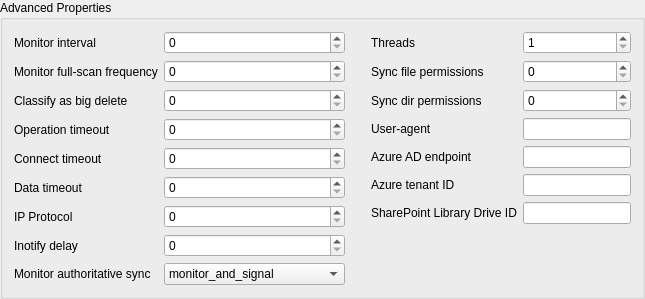
              <widget class="QGroupBox" name="groupBox_4">
               <property name="title">
                <string>Advanced Properties</string>
               </property>
               <layout class="QHBoxLayout" name="horizontalLayout">
                <item>
                 <layout class="QFormLayout" name="formLayout_4">
                  <item row="0" column="0">
                   <widget class="QLabel" name="label_monitor_interval">
                    <property name="toolTip">
                     <string>&lt;html&gt;&lt;head/&gt;&lt;body&gt;&lt;p&gt;The monitor interval is defined as the wait time 'between' sync's when running in monitor mode. &lt;/p&gt;&lt;p&gt;When this interval expires, the client will check OneDrive for changes online, performing data &lt;/p&gt;&lt;p&gt;integrity checks and scanning the local &lt;span style=&quot; font-weight:700;&quot;&gt;Sync Directory&lt;/span&gt; for new content.&lt;/p&gt;&lt;p&gt;&lt;br/&gt;&lt;/p&gt;&lt;p&gt;By default without configuration, monitor interval is set to &lt;span style=&quot; font-weight:700;&quot;&gt;300&lt;/span&gt; seconds. Setting this value &lt;/p&gt;&lt;p&gt;to &lt;span style=&quot; font-weight:700;&quot;&gt;600&lt;/span&gt; will run the sync process every &lt;span style=&quot; font-weight:700;&quot;&gt;10 minutes&lt;/span&gt;.&lt;/p&gt;&lt;/body&gt;&lt;/html&gt;</string>
                    </property>
                    <property name="text">
                     <string>Monitor interval</string>
                    </property>
                   </widget>
                  </item>
                  <item row="0" column="1">
                   <widget class="QSpinBox" name="spinBox_monitor_interval">
                    <property name="maximum">
                     <number>1000000</number>
                    </property>
                   </widget>
                  </item>
                  <item row="1" column="0">
                   <widget class="QLabel" name="label_monitor_fullscan_frequency">
                    <property name="toolTip">
                     <string>This configuration option controls the number of 'monitor_interval' iterations between when a full scan of your data is performed to ensure data integrity and consistency. By default without configuration, 'monitor_fullscan_frequency' is set to 12. In this default state, this means that a full scan is performed every 'monitor_interval' x 'monitor_fullscan_frequency' = 3600 seconds. This is only applicable when running in --monitor mode. Setting this value to 24 means that the full scan of OneDrive and checking the integrity of the data stored locally will occur every 2 hours (assuming 'monitor_interval' is set to 300 seconds).</string>
                    </property>
                    <property name="text">
                     <string>Monitor full-scan frequency</string>
                    </property>
                   </widget>
                  </item>
                  <item row="1" column="1">
                   <widget class="QSpinBox" name="spinBox_monitor_fullscan_frequency">
                    <property name="maximum">
                     <number>1000000</number>
                    </property>
                   </widget>
                  </item>
                  <item row="2" column="0">
                   <widget class="QLabel" name="label_classify_as_big_delete">
                    <property name="toolTip">
                     <string>Number of children in a path that is locally removed which will be classified as a 'big data delete'</string>
                    </property>
                    <property name="text">
                     <string>Classify as big delete</string>
                    </property>
                   </widget>
                  </item>
                  <item row="2" column="1">
                   <widget class="QSpinBox" name="spinBox_classify_as_big_delete">
                    <property name="maximum">
                     <number>1000000</number>
                    </property>
                   </widget>
                  </item>
                  <item row="3" column="0">
                   <widget class="QLabel" name="label_operation_timeout">
                    <property name="toolTip">
                     <string>Operation Timeout is the maximum amount of time (seconds) a file operation is allowed to take. This includes DNS resolution, connecting, data transfer, etc.</string>
                    </property>
                    <property name="text">
                     <string>Operation timeout</string>
                    </property>
                   </widget>
                  </item>
                  <item row="3" column="1">
                   <widget class="QSpinBox" name="spinBox_operation_timeout">
                    <property name="maximum">
                     <number>1000000</number>
                    </property>
                   </widget>
                  </item>
                  <item row="4" column="0">
                   <widget class="QLabel" name="label_connect_timeout">
                    <property name="text">
                     <string>Connect timeout</string>
                    </property>
                   </widget>
                  </item>
                  <item row="4" column="1">
                   <widget class="QSpinBox" name="spinBox_connect_timeout"/>
                  </item>
                  <item row="5" column="0">
                   <widget class="QLabel" name="label_data_timeout">
                    <property name="text">
                     <string>Data timeout</string>
                    </property>
                   </widget>
                  </item>
                  <item row="5" column="1">
                   <widget class="QSpinBox" name="spinBox_data_timeout"/>
                  </item>
                  <item row="6" column="0">
                   <widget class="QLabel" name="label_ip_protocol_version">
                    <property name="toolTip">
                     <string>A value of 0 will mean the client will use IPv4 and IPv6. This is the default. A value of 1 will mean the client will use IPv4 only. A value of 2 will mean the client will use IPv6 only.</string>
                    </property>
                    <property name="text">
                     <string>IP Protocol</string>
                    </property>
                   </widget>
                  </item>
                  <item row="6" column="1">
                   <widget class="QSpinBox" name="spinBox_ip_protocol_version">
                    <property name="maximum">
                     <number>2</number>
                    </property>
                   </widget>
                  </item>
                  <item row="7" column="1">
                   <widget class="QSpinBox" name="spinBox_inotify_delay"/>
                  </item>
                  <item row="7" column="0">
                   <widget class="QLabel" name="label">
                    <property name="text">
                     <string>Inotify delay</string>
                    </property>
                   </widget>
                  </item>
                  <item row="8" column="0">
                   <widget class="QLabel" name="label_monitor_authoritative_sync">
                    <property name="toolTip">
                     <string>&lt;html&gt;&lt;head/&gt;&lt;body&gt;&lt;p&gt;Controls the authoritative cleanup behaviour in monitor mode when using Download only and Cleanup local files.&lt;/p&gt;&lt;p&gt;'monitor_and_signal' (default) performs authoritative cleanup on every scheduled and signal-triggered sync.&lt;br/&gt;'monitor_interval' performs authoritative cleanup only on scheduled monitor interval syncs.&lt;br/&gt;'monitor_fullscan_frequency' performs authoritative cleanup only when the full-scan frequency cadence is reached.&lt;/p&gt;&lt;p&gt;Only applicable with --monitor --download-only --cleanup-local-files; ignored otherwise.&lt;/p&gt;&lt;/body&gt;&lt;/html&gt;</string>
                    </property>
                    <property name="text">
                     <string>Monitor authoritative sync</string>
                    </property>
                   </widget>
                  </item>
                  <item row="8" column="1">
                   <widget class="QComboBox" name="comboBox_monitor_authoritative_sync">
                    <item>
                     <property name="text">
                      <string>monitor_and_signal</string>
                     </property>
                    </item>
                    <item>
                     <property name="text">
                      <string>monitor_interval</string>
                     </property>
                    </item>
                    <item>
                     <property name="text">
                      <string>monitor_fullscan_frequency</string>
                     </property>
                    </item>
                   </widget>
                  </item>
                 </layout>
                </item>
                <item>
                 <layout class="QGridLayout" name="gridLayout_10">
                  <item row="0" column="0">
                   <spacer name="horizontalSpacer_2">
                    <property name="orientation">
                     <enum>Qt::Orientation::Horizontal</enum>
                    </property>
                    <property name="sizeType">
                     <enum>QSizePolicy::Policy::Fixed</enum>
                    </property>
                    <property name="sizeHint" stdset="0">
                     <size>
                      <width>20</width>
                      <height>20</height>
                     </size>
                    </property>
                   </spacer>
                  </item>
                 </layout>
                </item>
                <item>
                 <layout class="QFormLayout" name="formLayout_5">
                  <item row="0" column="0">
                   <widget class="QLabel" name="label_threads">
                    <property name="text">
                     <string>Threads</string>
                    </property>
                   </widget>
                  </item>
                  <item row="0" column="1">
                   <widget class="QSpinBox" name="spinBox_threads">
                    <property name="minimum">
                     <number>1</number>
                    </property>
                    <property name="maximum">
                     <number>16</number>
                    </property>
                   </widget>
                  </item>
                  <item row="1" column="0">
                   <widget class="QLabel" name="label_sync_file_permissions">
                    <property name="toolTip">
                     <string>&lt;html&gt;&lt;head/&gt;&lt;body&gt;&lt;p&gt;Utilise the &lt;a href=&quot;https://chmod-calculator.com/&quot;&gt;&lt;span style=&quot; text-decoration: underline; color:#5e81ac;&quot;&gt;Unix Permissions Calculator&lt;/span&gt;&lt;/a&gt; to assist in determining the required permissions.&lt;/p&gt;&lt;p&gt;&lt;br/&gt;&lt;/p&gt;&lt;p&gt;Important: Special permission bits (setuid, setgid, sticky bit) are not supported. &lt;/p&gt;&lt;p&gt;Valid permission values are from &lt;span style=&quot; font-weight:700;&quot;&gt;000&lt;/span&gt; to &lt;span style=&quot; font-weight:700;&quot;&gt;777&lt;/span&gt; only.&lt;/p&gt;&lt;/body&gt;&lt;/html&gt;</string>
                    </property>
                    <property name="text">
                     <string>Sync file permissions</string>
                    </property>
                   </widget>
                  </item>
                  <item row="1" column="1">
                   <widget class="QSpinBox" name="spinBox_sync_file_permissions">
                    <property name="maximum">
                     <number>777</number>
                    </property>
                   </widget>
                  </item>
                  <item row="2" column="0">
                   <widget class="QLabel" name="label_sync_dir_permissions">
                    <property name="toolTip">
                     <string>&lt;html&gt;&lt;head/&gt;&lt;body&gt;&lt;p&gt;Utilise the &lt;a href=&quot;https://chmod-calculator.com/&quot;&gt;&lt;span style=&quot; text-decoration: underline; color:#5e81ac;&quot;&gt;Unix Permissions Calculator&lt;/span&gt;&lt;/a&gt; to assist in determining the required permissions.&lt;/p&gt;&lt;p&gt;&lt;br/&gt;&lt;/p&gt;&lt;p&gt;Important: Special permission bits (setuid, setgid, sticky bit) are not supported. &lt;/p&gt;&lt;p&gt;Valid permission values are from &lt;span style=&quot; font-weight:700;&quot;&gt;000&lt;/span&gt; to &lt;span style=&quot; font-weight:700;&quot;&gt;777&lt;/span&gt; only.&lt;/p&gt;&lt;/body&gt;&lt;/html&gt;</string>
                    </property>
                    <property name="text">
                     <string>Sync dir permissions</string>
                    </property>
                   </widget>
                  </item>
                  <item row="2" column="1">
                   <widget class="QSpinBox" name="spinBox_sync_dir_permissions">
                    <property name="maximum">
                     <number>777</number>
                    </property>
                   </widget>
                  </item>
                  <item row="3" column="0">
                   <widget class="QLabel" name="label_user_agent">
                    <property name="toolTip">
                     <string>Specify a User Agent string to the http client</string>
                    </property>
                    <property name="text">
                     <string>User-agent</string>
                    </property>
                   </widget>
                  </item>
                  <item row="3" column="1">
                   <widget class="QLineEdit" name="lineEdit_user_agent">
                    <property name="maximumSize">
                     <size>
                      <width>16777215</width>
                      <height>16777215</height>
                     </size>
                    </property>
                    <property name="maxLength">
                     <number>32767</number>
                    </property>
                   </widget>
                  </item>
                  <item row="4" column="0">
                   <widget class="QLabel" name="label_azure_ad_endpoint">
                    <property name="toolTip">
                     <string>&lt;html&gt;&lt;head/&gt;&lt;body&gt;&lt;p&gt;Refer to the documentation for &lt;a href=&quot;https://github.com/abraunegg/onedrive/blob/master/docs/usage.md#configuring-the-client-for-single-tenant-application-use&quot;&gt;&lt;span style=&quot; text-decoration: underline; color:#5e81ac;&quot;&gt;single tenant application use&lt;/span&gt;&lt;/a&gt;.&lt;/p&gt;&lt;/body&gt;&lt;/html&gt;</string>
                    </property>
                    <property name="text">
                     <string>Azure AD endpoint</string>
                    </property>
                   </widget>
                  </item>
                  <item row="4" column="1">
                   <widget class="QLineEdit" name="lineEdit_azure_ad_endpoint">
                    <property name="maximumSize">
                     <size>
                      <width>16777215</width>
                      <height>16777215</height>
                     </size>
                    </property>
                   </widget>
                  </item>
                  <item row="5" column="0">
                   <widget class="QLabel" name="label_azure_tenant_id">
                    <property name="toolTip">
                     <string>&lt;html&gt;&lt;head/&gt;&lt;body&gt;&lt;p&gt;Refer to the documentation for &lt;a href=&quot;https://github.com/abraunegg/onedrive/blob/master/docs/usage.md#configuring-the-client-for-single-tenant-application-use&quot;&gt;&lt;span style=&quot; text-decoration: underline; color:#5e81ac;&quot;&gt;single tenant application use&lt;/span&gt;&lt;/a&gt;.&lt;/p&gt;&lt;/body&gt;&lt;/html&gt;</string>
                    </property>
                    <property name="text">
                     <string>Azure tenant ID</string>
                    </property>
                   </widget>
                  </item>
                  <item row="5" column="1">
                   <widget class="QLineEdit" name="lineEdit_azure_tenant_id">
                    <property name="maximumSize">
                     <size>
                      <width>16777215</width>
                      <height>16777215</height>
                     </size>
                    </property>
                   </widget>
                  </item>
                  <item row="6" column="0">
                   <widget class="QLabel" name="label_drive_id">
                    <property name="text">
                     <string>SharePoint Library Drive ID</string>
                    </property>
                   </widget>
                  </item>
                  <item row="6" column="1">
                   <widget class="QLineEdit" name="lineEdit_drive_id"/>
                  </item>
                 </layout>
                </item>
               </layout>
              </widget>
